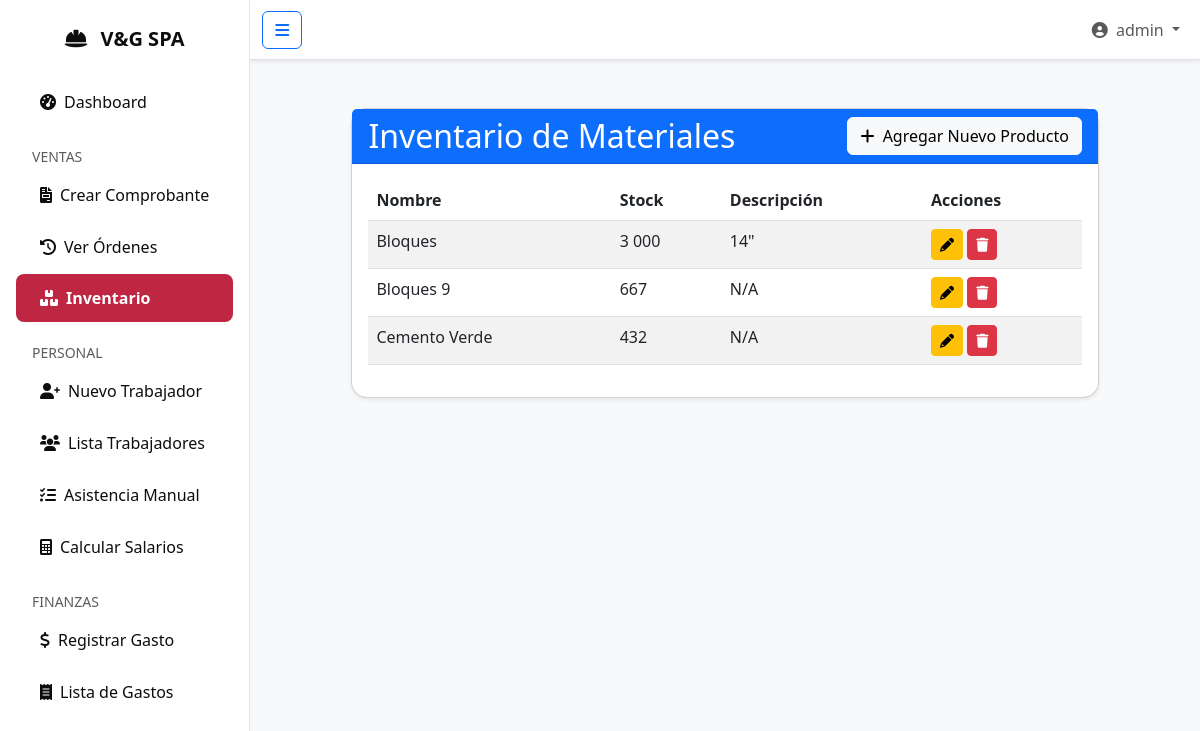
The app's page /inventario/ (signed in), older data.
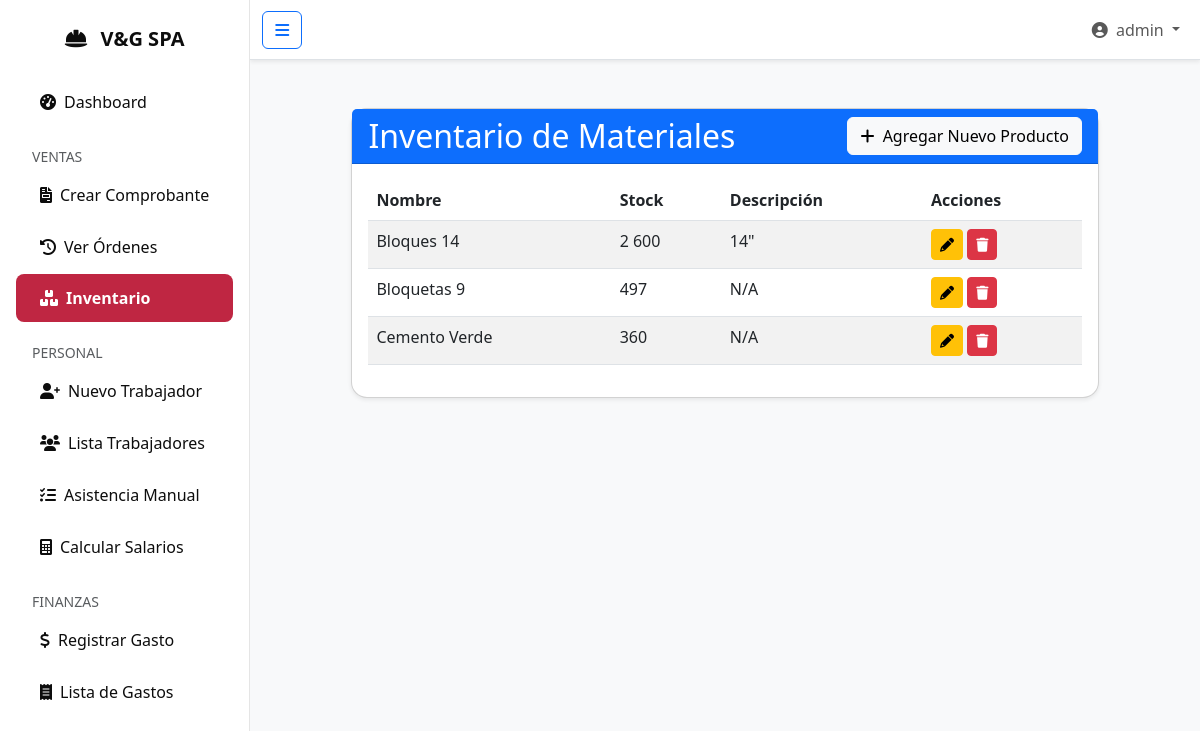
The same page, newer data.
### inventario/models.py (models this page shows, shortened)
class Producto(models.Model):
    nombre = models.CharField(max_length=100, unique=True)
    stock = models.PositiveIntegerField(default=0)
    descripcion = models.TextField(blank=True, null=True)
    class Meta:
        verbose_name_plural = "Productos"

### inventario/views.py (the view)
# urls.py: path('inventario/', include('inventario.urls', namespace='inventario')),
@login_required
def inventario(request):
    productos = Producto.objects.all().order_by('nombre')
    return render(request, 'inventario/inventario.html', {'productos': productos})

### inventario/templates/inventario/inventario.html (shortened to what this page needs)
{% extends 'core/base.html' %}
{% load humanize %}
{% block contenido %}
<div class="container mt-4">
    <div class="row justify-content-center">
        <div class="col-md-10">
            <div class="card shadow-sm">
                <div class="card-header bg-primary text-white d-flex justify-content-between align-items-center">
                    <h2 class="mb-0">Inventario de Materiales</h2>
                    <a href="{% url 'inventario:crear' %}" class="btn btn-light">
                        <i class="fas fa-plus me-1"></i> Agregar Nuevo Producto
                    </a>
                </div>
                <div class="card-body">
                    <div class="table-responsive">
                        <table class="table table-striped table-hover">
                            <thead>
                                <tr>
                                    <th>Nombre</th>
                                    <th>Stock</th>
                                    <th>Descripción</th>
                                    <th>Acciones</th>
                                </tr>
                            </thead>
                            <tbody>
                                {% for producto in productos %}
                                <tr>
                                    <td>{{ producto.nombre }}</td>
                                    <td>{{ producto.stock|intcomma }}</td>
                                    <td>{{ producto.descripcion|default:"N/A"|truncatewords:15 }}</td>
                                    <td>
                                        <a href="{% url 'inventario:editar' producto.pk %}" class="btn btn-warning btn-sm" title="Editar">
                                             <i class="fas fa-pencil-alt"></i>
                                        </a>
                                        <form action="{% url 'inventario:eliminar' producto.pk %}" method="post" style="display:inline;" onsubmit="return confirm('¿Estás seguro de que quieres eliminar este producto: {{ producto.nombre|escapejs }}?');">
                                            <button type="submit" class="btn btn-danger btn-sm" title="Eliminar">
                                                <i class="fas fa-trash"></i>
                                            </button>
                                        </form>
                                    </td>
                                </tr>
                                {% empty %}
                                <tr>
                                    <td colspan="4" class="text-center text-muted">No hay productos en el inventario.</td>
                                </tr>
                                {% endfor %}
                            </tbody>
                        </table>
                    </div>
                </div>
            </div>
        </div>
    </div>
</div>
{% endblock %}

Row changes from the older to the newer data that the page shows:
changed Producto: nombre "Bloques" → "Bloques 14"; stock "3 000" → "2 600"
changed Producto: nombre "Bloques 9" → "Bloquetas 9"; stock "667" → "497"
changed Producto "Cemento Verde": stock "432" → "360"
